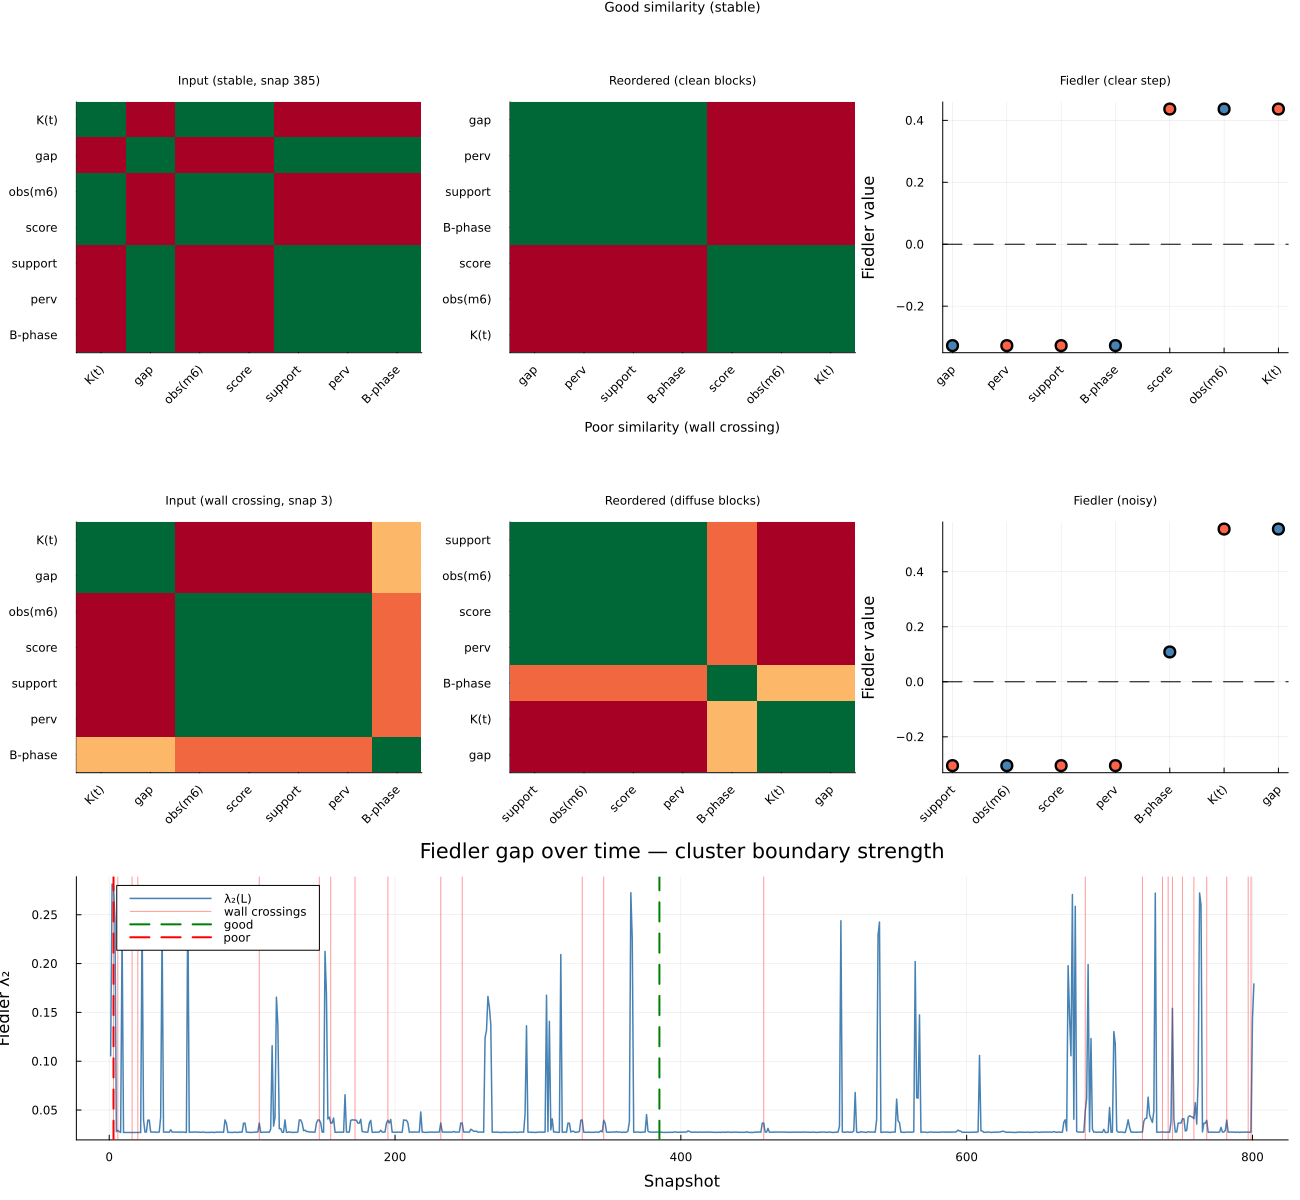

Generate this figure with Julia:
using Plots, LinearAlgebra, DelimitedFiles, Statistics
gr()
ENV["GKSwstype"] = "100"

include("load_chambers.jl")
d = load_chambers("chambers.tsv")

n_snaps = d.n
m6      = abs.(d.obs)
walls   = findall(d.walls .> 0)

# ── Region features: use available per-snapshot signals as proxy ───────────
# Each column = one "region signal" proxy derived from the simulation output
# For Q7P (7 regions): combine available signals into a 7-channel matrix
# Channels: K, gap, obs, score, support, perv, bphase
C = hcat(abs.(d.K), abs.(d.gap), abs.(d.obs), abs.(d.score),
         d.support, d.perv, abs.(d.bphase))
# Normalise each channel
for j in 1:size(C,2)
    mx = maximum(abs.(C[:,j]))
    C[:,j] = mx > 1e-10 ? C[:,j] ./ mx : zeros(n_snaps)
end

region_names  = ["K(t)", "gap", "obs(m6)", "score", "support", "perv", "B-phase"]
true_clusters = [2, 1, 1, 2, 2, 2, 1]   # 1=algebraic, 2=geometric
σ = 0.3

function affinity_matrix(c_row, σ)
    n = length(c_row)
    W = zeros(n, n)
    for i in 1:n, j in 1:n
        W[i,j] = exp(-((c_row[i]-c_row[j])^2)/(2σ^2))
    end
    W
end

function fiedler_vector(W)
    D = Diagonal(vec(sum(W, dims=2)))
    L = Symmetric(D - W)
    vals, vecs = eigen(L)
    vecs[:,2], vals[2]
end

# Select snapshots
good_candidates = findall((m6 .< quantile(m6, 0.3)) .& (d.walls .== 0))
good_snap  = isempty(good_candidates) ? 50 : good_candidates[end÷2]
poor_snap  = isempty(walls) ? argmax(m6) : walls[argmax(m6[walls])]
recov_snap = min(poor_snap + 20, n_snaps)

println("Good: $good_snap  Poor: $poor_snap  Recovery: $recov_snap")

function make_row(snap)
    W  = affinity_matrix(vec(C[snap,:]), σ)
    Wr, fv, ord = let
        fv, _ = fiedler_vector(W)
        ord = sortperm(fv)
        W[ord,ord], fv[ord], ord
    end
    W, Wr, fv, ord
end

Wg,Wgr,fvg,og = make_row(good_snap)
Wp,Wpr,fvp,op = make_row(poor_snap)

clim = (0.0, 1.0)

hg1 = heatmap(Wg,  title="Input (stable, snap $good_snap)",
    xticks=(1:7,region_names), yticks=(1:7,region_names),
    c=:RdYlGn, clims=clim, xrotation=45, yflip=true, colorbar=false, titlefontsize=8)
hg2 = heatmap(Wgr, title="Reordered (clean blocks)",
    xticks=(1:7,region_names[og]), yticks=(1:7,region_names[og]),
    c=:RdYlGn, clims=clim, xrotation=45, yflip=true, colorbar=false, titlefontsize=8)
fg  = scatter(1:7, fvg,
    color=ifelse.(true_clusters[og].==1,:steelblue,:tomato),
    ms=6, title="Fiedler (clear step)", xlabel="", ylabel="Fiedler value",
    xticks=(1:7,region_names[og]), xrotation=45, legend=false, titlefontsize=8)
hline!(fg,[0.0],color=:black,lw=1,ls=:dash)

hp1 = heatmap(Wp,  title="Input (wall crossing, snap $poor_snap)",
    xticks=(1:7,region_names), yticks=(1:7,region_names),
    c=:RdYlGn, clims=clim, xrotation=45, yflip=true, colorbar=false, titlefontsize=8)
hp2 = heatmap(Wpr, title="Reordered (diffuse blocks)",
    xticks=(1:7,region_names[op]), yticks=(1:7,region_names[op]),
    c=:RdYlGn, clims=clim, xrotation=45, yflip=true, colorbar=false, titlefontsize=8)
fp  = scatter(1:7, fvp,
    color=ifelse.(true_clusters[op].==1,:steelblue,:tomato),
    ms=6, title="Fiedler (noisy)", xlabel="", ylabel="Fiedler value",
    xticks=(1:7,region_names[op]), xrotation=45, legend=false, titlefontsize=8)
hline!(fp,[0.0],color=:black,lw=1,ls=:dash)

# Fiedler gap time series
fgap = [fiedler_vector(affinity_matrix(vec(C[i,:]),σ))[2] for i in 1:n_snaps]
pg = plot(1:n_snaps, fgap,
    xlabel="Snapshot", ylabel="Fiedler λ₂",
    title="Fiedler gap over time — cluster boundary strength",
    label="λ₂(L)", color=:steelblue, lw=1.5)
vline!(pg, walls, color=:red, alpha=0.4, lw=1, label="wall crossings")
vline!(pg, [good_snap],  color=:green,  lw=2, ls=:dash, label="good")
vline!(pg, [poor_snap],  color=:red,    lw=2, ls=:dash, label="poor")

top_row = plot(hg1, hg2, fg, layout=(1,3),
    plot_title="Good similarity (stable)", plot_titlefontsize=9)
mid_row = plot(hp1, hp2, fp, layout=(1,3),
    plot_title="Poor similarity (wall crossing)", plot_titlefontsize=9)

fig = plot(top_row, mid_row, pg,
    layout=grid(3,1,heights=[0.35,0.35,0.30]),
    size=(1300,1200))
savefig(fig, "plot10_affinity_reorganisation.png")
println("Saved: plot10_affinity_reorganisation.png")
